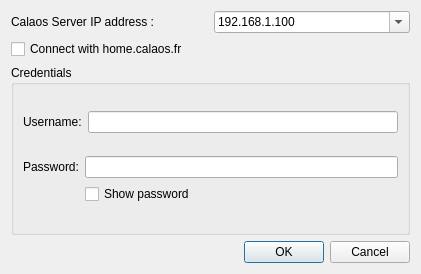
<?xml version="1.0" encoding="UTF-8"?>
<ui version="4.0">
 <class>DialogSaveOnline</class>
 <widget class="QDialog" name="DialogSaveOnline">
  <property name="geometry">
   <rect>
    <x>0</x>
    <y>0</y>
    <width>421</width>
    <height>274</height>
   </rect>
  </property>
  <property name="windowTitle">
   <string>Send configuration...</string>
  </property>
  <property name="windowIcon">
   <iconset resource="resources.qrc">
    <normaloff>:/img/document-save.png</normaloff>:/img/document-save.png</iconset>
  </property>
  <layout class="QVBoxLayout" name="verticalLayout_2">
   <item>
    <layout class="QHBoxLayout" name="horizontalLayout">
     <item>
      <widget class="QLabel" name="label">
       <property name="sizePolicy">
        <sizepolicy hsizetype="Preferred" vsizetype="Maximum">
         <horstretch>0</horstretch>
         <verstretch>0</verstretch>
        </sizepolicy>
       </property>
       <property name="text">
        <string>Calaos Server IP address :</string>
       </property>
      </widget>
     </item>
     <item>
      <widget class="QComboBox" name="comboIP">
       <property name="editable">
        <bool>true</bool>
       </property>
       <item>
        <property name="text">
         <string>192.168.1.100</string>
        </property>
       </item>
       <item>
        <property name="text">
         <string>192.168.0.100</string>
        </property>
       </item>
       <item>
        <property name="text">
         <string>10.0.0.100</string>
        </property>
       </item>
       <item>
        <property name="text">
         <string>10.0.0.101</string>
        </property>
       </item>
      </widget>
     </item>
    </layout>
   </item>
   <item>
    <widget class="QCheckBox" name="calaosfrCheck">
     <property name="text">
      <string>Connect with home.calaos.fr</string>
     </property>
    </widget>
   </item>
   <item>
    <widget class="QGroupBox" name="groupBox">
     <property name="sizePolicy">
      <sizepolicy hsizetype="Preferred" vsizetype="Expanding">
       <horstretch>0</horstretch>
       <verstretch>0</verstretch>
      </sizepolicy>
     </property>
     <property name="title">
      <string>Credentials</string>
     </property>
     <layout class="QVBoxLayout" name="verticalLayout">
      <item>
       <layout class="QHBoxLayout" name="horizontalLayout_2">
        <item>
         <widget class="QLabel" name="label_2">
          <property name="text">
           <string>Username:</string>
          </property>
         </widget>
        </item>
        <item>
         <widget class="QLineEdit" name="editUsername"/>
        </item>
       </layout>
      </item>
      <item>
       <layout class="QGridLayout" name="gridLayout">
        <item row="0" column="0">
         <widget class="QLabel" name="label_3">
          <property name="text">
           <string>Password:</string>
          </property>
         </widget>
        </item>
        <item row="0" column="1">
         <widget class="QLineEdit" name="editPass">
          <property name="echoMode">
           <enum>QLineEdit::PasswordEchoOnEdit</enum>
          </property>
         </widget>
        </item>
        <item row="1" column="1">
         <widget class="QCheckBox" name="checkShowPass">
          <property name="text">
           <string>Show password</string>
          </property>
         </widget>
        </item>
       </layout>
      </item>
     </layout>
    </widget>
   </item>
   <item>
    <layout class="QVBoxLayout" name="spinnerLayout"/>
   </item>
   <item>
    <widget class="QDialogButtonBox" name="buttonBox">
     <property name="orientation">
      <enum>Qt::Horizontal</enum>
     </property>
     <property name="standardButtons">
      <set>QDialogButtonBox::Cancel|QDialogButtonBox::Ok</set>
     </property>
    </widget>
   </item>
  </layout>
 </widget>
 <resources>
  <include location="resources.qrc"/>
 </resources>
 <connections/>
</ui>
